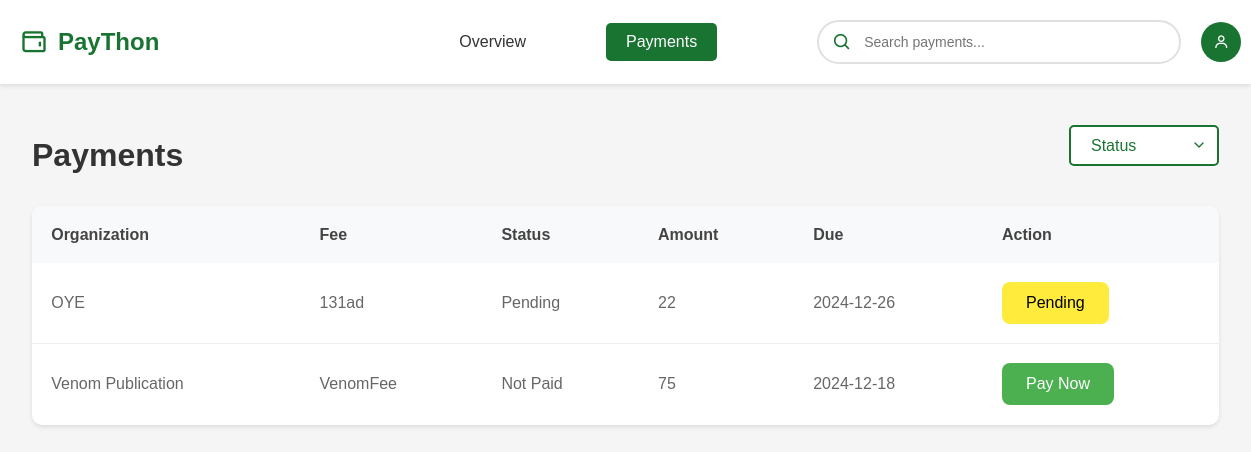
Screenshot of /student/student_payment.php (signed in) with the database file from the repository.
### tables this page shows
CREATE TABLE `fees` (
  `FeeID` int(11) NOT NULL,
  `OrganizationID` varchar(11) NOT NULL,
  `FeeName` varchar(255) NOT NULL,
  `Amount` int(6) NOT NULL,
  `DueDate` date NOT NULL,
  `Description` text NOT NULL,
  `school_year` varchar(9) NOT NULL,
  `semester` enum('1st','2nd','Summer') NOT NULL
);

CREATE TABLE `organizations` (
  `OrganizationID` varchar(11) NOT NULL,
  `school_year` varchar(9) NOT NULL,
  `semester` enum('1st','2nd','Summer') NOT NULL,
  `OrgName` varchar(255) NOT NULL
);

### classes/database.class.php (called while the page is built)
<?php
class Database {
    private static $instance = null;
    protected $db;
    function connect() {
        try {
            if ($this->db === null) {
                $this->db = new PDO("mysql:host=localhost;dbname=pms", "root", "");
                $this->db->setAttribute(PDO::ATTR_ERRMODE, PDO::ERRMODE_EXCEPTION);
            }
            return $this->db;
        } catch(PDOException $e) {
            die("Database connection failed: " . $e->getMessage());
        }
    }
    public static function getInstance() {
        if (self::$instance === null) {
            self::$instance = new self();
        }
        return self::$instance;
    }
}
?>

### classes/Fee.class.php (called while the page is built, shortened)
<?php
require_once "database.class.php";
class Fee{
protected $db;
function __construct() {
    $this->db = Database::getInstance()->connect();
}
function getFeeStatus($student_id) {
    try {
        $sql = "
            SELECT
                f.FeeID,
                f.FeeName,
                f.Amount,
                f.DueDate,
                o.OrgName as organization,
                COALESCE(pr.Status, 'Not Paid') as paymentStatus
            FROM
                fees f
            JOIN
                organizations o ON f.OrganizationID = o.OrganizationID
            LEFT JOIN
                payment_requests pr ON f.FeeID = pr.fee_id AND pr.StudentID = :student_id
            WHERE
                f.school_year = (SELECT school_year FROM academic_periods WHERE is_current = 1)
                AND f.semester = (SELECT semester FROM academic_periods WHERE is_current = 1)
            ORDER BY
                o.OrgName, f.FeeName";
        $qry = $this->db->prepare($sql);
        $qry->bindParam(':student_id', $student_id, PDO::PARAM_INT);
        $qry->execute();
        return $qry->fetchAll(PDO::FETCH_ASSOC);
    } catch (PDOException $e) {
        error_log("Error in getFeeStatus: " . $e->getMessage());
        return [];
    }
}
}
?>

### student/student_payment.php (the view, shortened to what this page needs)
<?php require_once '../classes/Fee.class.php';
?>
<!DOCTYPE html>
<html lang="en">
<head>
    <link href='https://unpkg.com/boxicons@2.0.7/css/boxicons.min.css' rel='stylesheet'>
    <link rel="stylesheet" href="../header.css">
    <link rel="stylesheet" href="../student_payment.css">
</head>
<body>
    <?php include '../header.php'; ?>
    <main class="main">
        <div class="title-section">
            <h1 class="title"> Payments</h1>
            <div class="filter-container">
                <select class="filter-dropdown" id="statusFilter">
                    <option value="all">Status</option>
                </select>
            </div>
        </div>
        <?php
$loggedInStudentID = $_SESSION['StudentID'];
$fee = new Fee();
$fees = $fee->getFeeStatus($loggedInStudentID);
?>
<table class="payment-table">
    <thead>
        <tr>
            <th>Organization</th>
            <th>Fee</th>
            <th>Status</th>
            <th>Amount</th>
            <th>Due</th>
            <th>Action</th>
        </tr>
    </thead>
    <tbody>
        <?php
        $displayedFees = [];
        foreach ($fees as $fee):
            if (!in_array($fee['FeeID'], $displayedFees)):
                $displayedFees[] = $fee['FeeID'];
        ?>
            <tr class="payment-row" data-fee-id="<?= htmlspecialchars($fee['FeeID']) ?>" data-status="<?= htmlspecialchars($fee['paymentStatus']) ?>">
                <td><?= htmlspecialchars($fee['organization']) ?></td>
                <td><?= htmlspecialchars($fee['FeeName']) ?></td>
                <td><?= htmlspecialchars($fee['paymentStatus']) ?></td>
                <td><?= htmlspecialchars($fee['Amount']) ?></td>
                <td><?= htmlspecialchars($fee['DueDate']) ?></td>
                <td>
                    <?php if ($fee['paymentStatus'] === 'Not Paid'): ?>
                        <button class="action-button pay-now">Pay Now</button>
                    <?php elseif ($fee['paymentStatus'] === 'Pending'): ?>
                        <button class="action-button pending" disabled>Pending</button>
                    <?php else: ?>
                        <button class="action-button paid" disabled>Paid</button>
                    <?php endif; ?>
                </td>
            </tr>
        <?php
            endif;
        endforeach;
        ?>
    </tbody>
</table>
    </main>
</body>
</html>

### student_payment.css (style rules this page uses)
body { margin: 0; padding: 0; font-family: 'Poppins', sans-serif; background-color: #f5f5f5; }
.main { padding: 2rem; max-width: 1200px; margin: 0 auto; }
.title { font-size: 2rem; margin-bottom: 0; color: #333; }
.payment-table { width: 100%; border-collapse: collapse; background-color: white; border-radius: 10px; overflow: hidden; box-shadow: 0 2px 4px rgba(0,0,0,0.1); }
.payment-table th { background-color: #f8f9fa; padding: 1.2rem; text-align: left; color: #444; font-weight: 600; }
.payment-table td { padding: 1.2rem; border-bottom: 1px solid #eee; color: #666; }
.payment-table tr:last-child td { border-bottom: none; }
.action-button { padding: 0.8rem 1.5rem; border-radius: 5px; border: none; cursor: pointer; font-weight: 500; transition: all 0.3s ease; }
.pay-now { background-color: #1a7431; color: white; }
.pending { background-color: #FFA500; color: white; border: none; cursor: not-allowed; }
.title-section { display: flex; justify-content: space-between; align-items: center; margin-bottom: 2rem; }
.filter-container { position: relative; }
.filter-dropdown { padding: 10px 20px; border: 2px solid #1a7431; border-radius: 5px; background-color: white; color: #1a7431; font-size: 1rem; cursor: pointer; outline: none; font-family: 'Poppins', sans-serif; min-width: 150px; }
.filter-dropdown { appearance: none; -webkit-appearance: none; -moz-appearance: none; background-repeat: no-repeat; background-position: right 10px center; background-size: 1em; padding-right: 40px; }
:root { --primary-color: #27AE60; --background-mint: #E8F5E9; --text-color: #333; --border-color: #e0e0e0; }
body { font-family: Arial, sans-serif; }
select { width: 100%; padding: 10px; border: 1px solid var(--primary-color); border-radius: 8px; font-size: 14px; color: #666; appearance: none; background-position: right 10px center; background-color: white; }

### student/student_payment.php (style rules this page uses)
.action-button { background-color: #4caf50; color: white; padding: 12px 24px; border: none; border-radius: 8px; cursor: pointer; font-size: 16px; transition: background-color 0.3s ease; }
.action-button.pending { background-color: #ffeb3b; color: black; }

### rows the page displays
fees: OrganizationID.OrgName "OYE", FeeName "131ad", paymentStatus "Pending", Amount "22", DueDate "2024-12-26"
fees: OrganizationID.OrgName "Venom Publication", FeeName "VenomFee", paymentStatus "Not Paid", Amount "75", DueDate "2024-12-18", shows "Pay Now"
